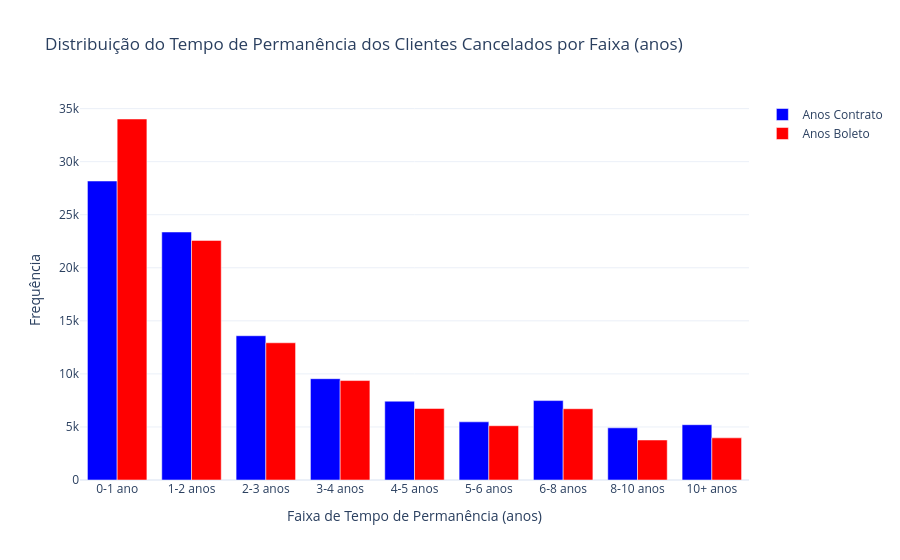

This figure's notebook cell:
### Code cell
plotar_distribuicao_permanencia(tabela_nova_df_2006, coluna_anos_contrato="anos_contrato", coluna_anos_boleto="anos_boleto", coluna_tipo_saida="tipo_saida")

### Figure 1 — Plotly figure (JSON) as saved in the notebook; plotly's stock layout.template omitted (floating-point values rounded to 4 significant figures)
{"data": [{"marker": {"color": "blue"}, "name": "Anos Contrato", "type": "bar", "x": ["0-1 ano", "1-2 anos", "2-3 anos", "3-4 anos", "4-5 anos", "5-6 anos", "6-8 anos", "8-10 anos", "10+ anos"], "y": [28176, 23371, 13595, 9547, 7426, 5482, 7484, 4917, 5211]}, {"marker": {"color": "red"}, "name": "Anos Boleto", "type": "bar", "x": ["0-1 ano", "1-2 anos", "2-3 anos", "3-4 anos", "4-5 anos", "5-6 anos", "6-8 anos", "8-10 anos", "10+ anos"], "y": [34021, 22577, 12931, 9371, 6735, 5115, 6717, 3770, 3972]}], "layout": {"barmode": "group", "title": {"text": "Distribuição do Tempo de Permanência dos Clientes Cancelados por Faixa (anos)"}, "xaxis": {"title": {"text": "Faixa de Tempo de Permanência (anos)"}}, "yaxis": {"title": {"text": "Frequência"}}}}
